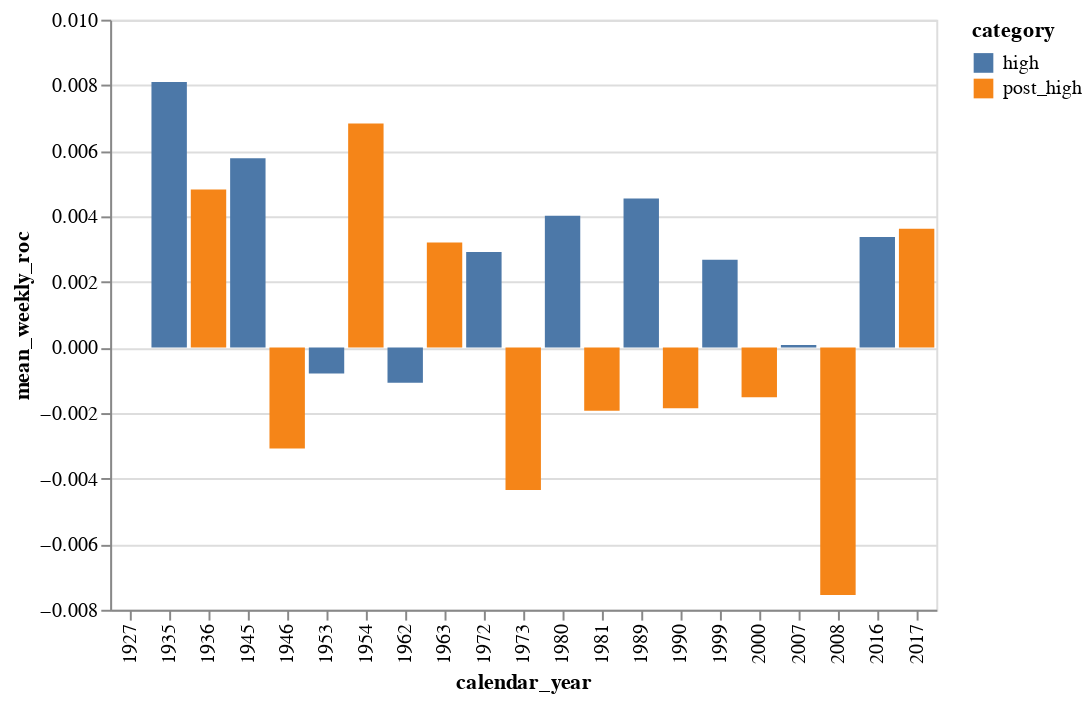

Here is the notebook cell this chart was saved with:
### Code cell
chart = duckdb.sql(f"""
select
year({c_datetime_local}) calendar_year,
mean(forward_roc) mean_weekly_roc,
case
    when high_cycle in [0, 8, 17] then 'high'
    when high_cycle in [1, 9, 18] then 'post_high'
end category
from staging_data
where (high_cycle in [0, 8, 17] or high_cycle in [1, 9, 18])
and year({c_datetime_local}) < year(now())
group by year({c_datetime_local}), category
order by year({c_datetime_local})
""").pl().plot.bar(x="calendar_year:N", y="mean_weekly_roc", color="category")
chart.save(EXPORT_PATH + "/post-high.svg")
chart

### Figure 1 — Vega-Lite specification as saved in the notebook (floating-point values rounded to 4 significant figures)
{"config": {"view": {"continuousWidth": 300, "continuousHeight": 300}}, "data": {"name": "data-ab97308c8e33699ced6120a690cdc7b5"}, "mark": {"type": "bar", "tooltip": true}, "encoding": {"color": {"field": "category", "type": "nominal"}, "x": {"field": "calendar_year", "type": "nominal"}, "y": {"field": "mean_weekly_roc", "type": "quantitative"}}, "params": [{"name": "param_1e9efca18e7a2868", "select": {"type": "interval", "encodings": ["x", "y"]}, "bind": "scales"}], "$schema": "https://vega.github.io/schema/vega-lite/v6.1.0.json", "datasets": {"data-ab97308c8e33699ced6120a690cdc7b5": [{"calendar_year": 1927, "mean_weekly_roc": 0.0, "category": "post_high"}, {"calendar_year": 1935, "mean_weekly_roc": 0.0081, "category": "high"}, {"calendar_year": 1936, "mean_weekly_roc": 0.00482, "category": "post_high"}, {"calendar_year": 1945, "mean_weekly_roc": 0.005776, "category": "high"}, {"calendar_year": 1946, "mean_weekly_roc": -0.003084, "category": "post_high"}, {"calendar_year": 1953, "mean_weekly_roc": -0.0007921, "category": "high"}, {"calendar_year": 1954, "mean_weekly_roc": 0.006834, "category": "post_high"}, {"calendar_year": 1962, "mean_weekly_roc": -0.001074, "category": "high"}, {"calendar_year": 1963, "mean_weekly_roc": 0.003204, "category": "post_high"}, {"calendar_year": 1972, "mean_weekly_roc": 0.002915, "category": "high"}, {"calendar_year": 1973, "mean_weekly_roc": -0.00435, "category": "post_high"}, {"calendar_year": 1980, "mean_weekly_roc": 0.004017, "category": "high"}, {"calendar_year": 1981, "mean_weekly_roc": -0.001928, "category": "post_high"}, {"calendar_year": 1989, "mean_weekly_roc": 0.004548, "category": "high"}, {"calendar_year": 1990, "mean_weekly_roc": -0.001854, "category": "post_high"}, {"calendar_year": 1999, "mean_weekly_roc": 0.002679, "category": "high"}, {"calendar_year": 2000, "mean_weekly_roc": -0.001518, "category": "post_high"}, {"calendar_year": 2007, "mean_weekly_roc": 7.731e-05, "category": "high"}, {"calendar_year": 2008, "mean_weekly_roc": -0.007548, "category": "post_high"}, {"calendar_year": 2016, "mean_weekly_roc": 0.003374, "category": "high"}, {"calendar_year": 2017, "mean_weekly_roc": 0.003621, "category": "post_high"}]}}
